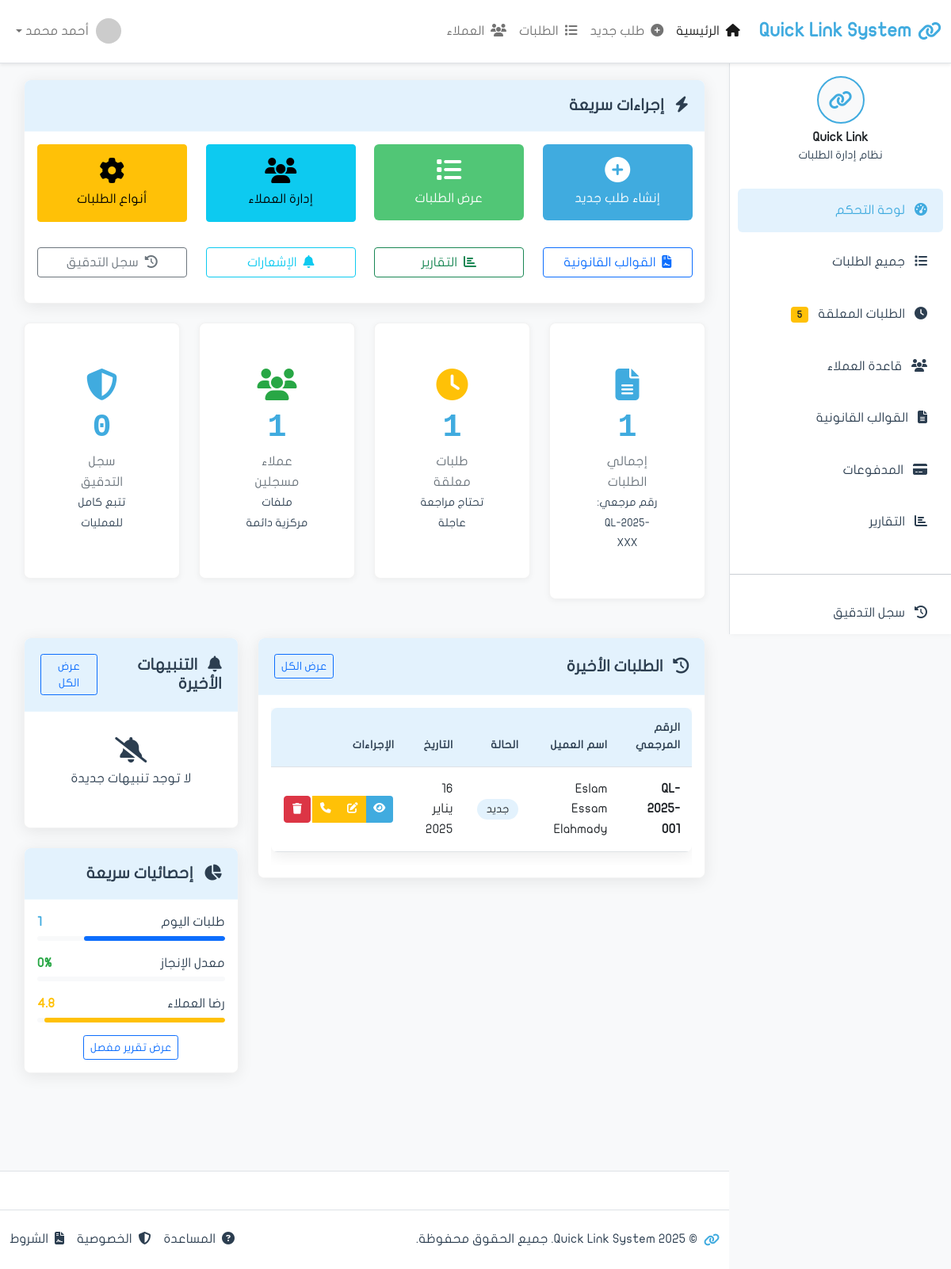
The app's page /, older data.
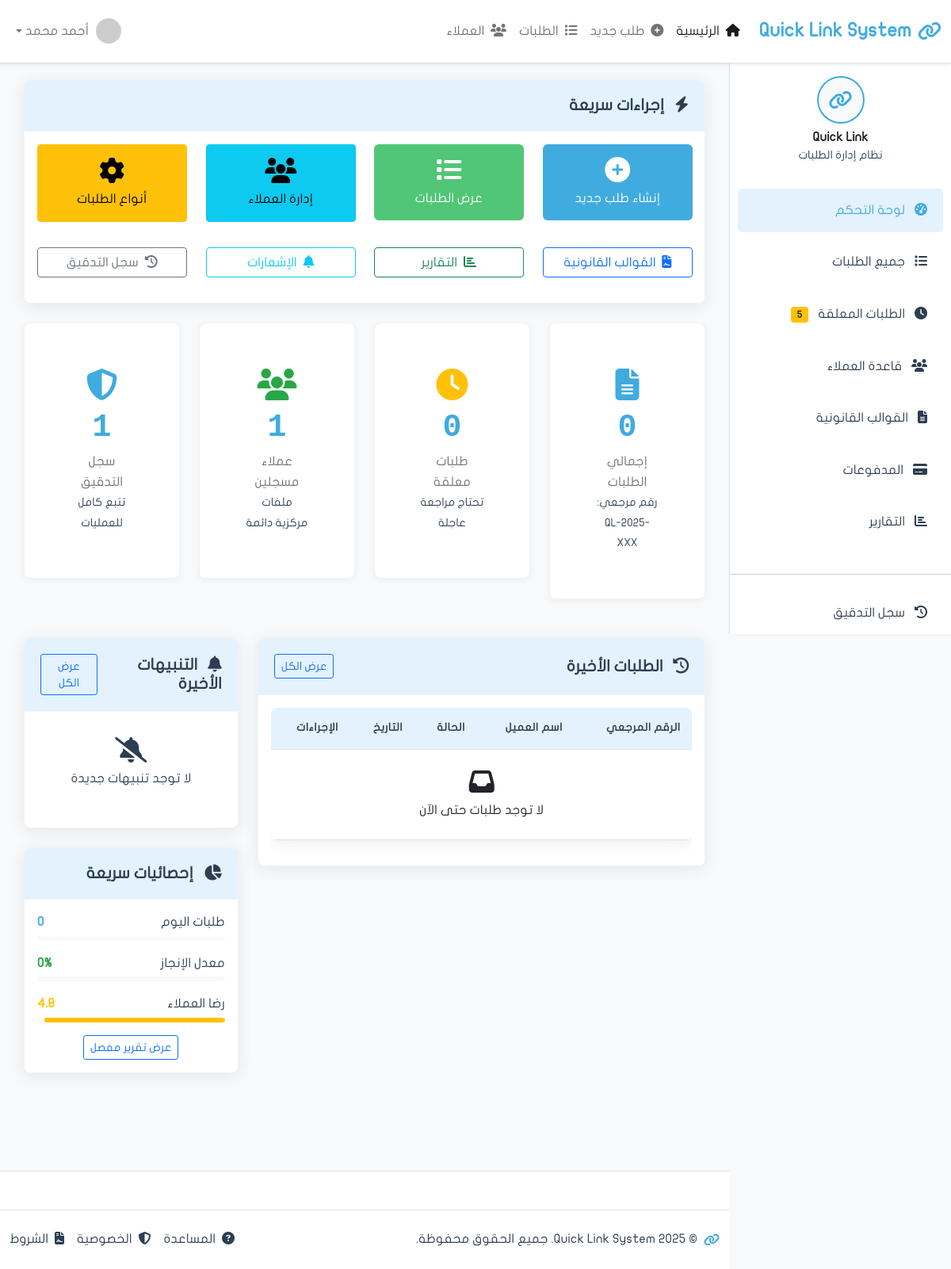
The same page, newer data.
### apps/requests/models.py (models this page shows, shortened)
class Request(models.Model):
    reference_number = models.CharField(
        'الرقم المرجعي',
        max_length=20,
        unique=True,
        editable=False
    )  # QL-2025-001
    customer = models.ForeignKey(
        'clients.Customer',
        on_delete=models.PROTECT,
        related_name='requests',
        verbose_name='العميل'
    )
    request_type = models.ForeignKey(
        'RequestType',
        on_delete=models.PROTECT,
        related_name='requests',
        verbose_name='نوع الطلب',
        null=True,  # للتوافق مع البيانات القديمة
        blank=True
    )
    request_type_legacy = models.CharField(
        'نوع الطلب (قديم)',
        max_length=100,
        blank=True,
        null=True
    )
    status = models.CharField(
        'الحالة',
        max_length=20,
        choices=RequestStatus.choices,
        default=RequestStatus.NEW
    )
    priority = models.CharField('الأولوية', max_length=20, choices=[
        ('low', 'منخفضة'),
        ('medium', 'متوسطة'),
        ('high', 'عالية'),
        ('urgent', 'عاجلة'),
    ], default='medium')
    template = models.ForeignKey(
        'Template',
        on_delete=models.PROTECT,
        related_name='requests',
        verbose_name='القالب القانوني',
        null=True,
        blank=True
    )
    needs_approval = models.BooleanField('يحتاج موافقة', default=True)
    approved_by = models.ForeignKey(
        'auth.User',
        on_delete=models.SET_NULL,
        null=True,
        blank=True,
        related_name='approved_requests',
        verbose_name='تمت الموافقة من'
    )
    approved_at = models.DateTimeField('تاريخ الموافقة', null=True, blank=True)
    rejected_by = models.ForeignKey(
        'auth.User',
        on_delete=models.SET_NULL,
        null=True,
        blank=True,
        related_name='rejected_requests',
        verbose_name='تم الرفض من'
    )
    rejected_at = models.DateTimeField('تاريخ الرفض', null=True, blank=True)
    rejection_reason = models.TextField('سبب الرفض', blank=True)
    submission_date = models.DateField('تاريخ التقديم', null=True, blank=True)
    due_date = models.DateField('تاريخ الاستحقاق', null=True, blank=True)
    completion_date = models.DateTimeField('تاريخ الإكمال', null=True, blank=True)
    total_amount = models.DecimalField('المبلغ الإجمالي', max_digits=10, decimal_places=2, default=0)
    is_paid = models.BooleanField('مدفوع', default=False)
    payment_method = models.CharField('طريقة الدفع', max_length=50, blank=True)
    description = models.TextField('الوصف', blank=True)
    notes = models.TextField('ملاحظات', blank=True)
    internal_notes = models.TextField('ملاحظات داخلية', blank=True)
    checklist_completed = models.BooleanField('Checklist مكتمل', default=False)
    identity_verified = models.BooleanField('الهوية موثقة', default=False)
    template_selected = models.BooleanField('القالب محدد', default=False)
    payment_confirmed = models.BooleanField('الدفع مؤكد', default=False)
    created_at = models.DateTimeField('تاريخ الإنشاء', auto_now_add=True)
    updated_at = models.DateTimeField('آخر تحديث', auto_now=True)
    created_by = models.ForeignKey(
        'auth.User',
        on_delete=models.SET_NULL,
        null=True,
        related_name='requests_created',
        verbose_name='تم الإنشاء بواسطة'
    )
    assigned_to = models.ForeignKey(
        'auth.User',
        on_delete=models.SET_NULL,
        null=True,
        blank=True,
        related_name='assigned_requests',
        verbose_name='مسند إلى'
    )
    is_deleted = models.BooleanField('محذوف', default=False)
    deleted_at = models.DateTimeField('تاريخ الحذف', null=True, blank=True)
    deleted_by = models.ForeignKey(
        'auth.User',
        on_delete=models.SET_NULL,
        null=True,
        blank=True,
        related_name='requests_deleted',
        verbose_name='تم الحذف بواسطة'
    )
    class Meta:
        verbose_name = 'طلب'
        verbose_name_plural = 'الطلبات'
        ordering = ['-created_at']
        permissions = [
            ('approve_request', 'يمكنه الموافقة على الطلبات'),
            ('reject_request', 'يمكنه رفض الطلبات'),
            ('can_delete_request', 'يمكنه حذف الطلبات'),
            ('view_all_requests', 'يمكنه رؤية جميع الطلبات'),
        ]
        indexes = [
            models.Index(fields=['reference_number']),
            models.Index(fields=['status']),
            models.Index(fields=['created_at']),
        ]

### apps/clients/models.py (models this page shows, shortened)
class Customer(models.Model):
    full_name = models.CharField('الاسم الرباعي', max_length=200)
    full_name_english = models.CharField('الاسم بالإنجليزية', max_length=200, blank=True)
    emirates_id = models.CharField(
        'رقم الهوية',
        max_length=18,
        unique=True,
        validators=[
            RegexValidator(
                regex=r'^784-\d{4}-\d{7}-\d{1}$',
                message='رقم الهوية يجب أن يكون بصيغة: 784-XXXX-XXXXXXX-X'
            )
        ]
    )
    date_of_birth = models.DateField('تاريخ الميلاد')
    nationality = models.CharField('الجنسية', max_length=100, default='الإمارات')
    gender = models.CharField('الجنس', max_length=10, choices=[
        ('male', 'ذكر'),
        ('female', 'أنثى'),
    ])
    phone = models.CharField('رقم الجوال', max_length=20)
    email = models.EmailField('البريد الإلكتروني', blank=True)
    address = models.TextField('العنوان', blank=True)
    occupation = models.CharField('المهنة', max_length=100, blank=True)
    company_name = models.CharField('اسم الشركة', max_length=200, blank=True)
    created_at = models.DateTimeField('تاريخ الإنشاء', auto_now_add=True)
    updated_at = models.DateTimeField('آخر تحديث', auto_now=True)
    created_by = models.ForeignKey(
        'auth.User',
        on_delete=models.SET_NULL,
        null=True,
        related_name='customers_created',
        verbose_name='تم الإنشاء بواسطة'
    )
    is_active = models.BooleanField('نشط', default=True)
    is_verified = models.BooleanField('موثق', default=False)
    notes = models.TextField('ملاحظات', blank=True)
    class Meta:
        verbose_name = 'عميل'
        verbose_name_plural = 'العملاء'
        ordering = ['-created_at']
        indexes = [
            models.Index(fields=['emirates_id']),
            models.Index(fields=['full_name']),
            models.Index(fields=['phone']),
        ]

### apps/requests/views.py (the view)
# urls.py: path('', views.dashboard, name='dashboard'),
def dashboard(request):
    from django.db.models import Count, Q
    from apps.audit.models import AuditLog
    total_requests = Request.objects.filter(is_deleted=False).count()
    pending_requests = Request.objects.filter(
        status__in=['new', 'in_review', 'pending_payment'],
        is_deleted=False
    ).count()
    total_customers = Customer.objects.filter(is_active=True).count()
    audit_logs_count = AuditLog.objects.count()
    recent_requests = Request.objects.filter(
        is_deleted=False
    ).select_related('customer', 'created_by').order_by('-created_at')[:10]
    today_requests = Request.objects.filter(
        created_at__date=date.today(),
        is_deleted=False
    ).count()
    completed_requests = Request.objects.filter(status='completed', is_deleted=False).count()
    completion_rate = round((completed_requests / total_requests * 100), 1) if total_requests > 0 else 0
    from apps.notifications.models import Notification
    recent_notifications = Notification.objects.filter(
        is_read=False
    ).order_by('-created_at')[:3]
    context = {
        'page_title': 'لوحة التحكم',
        'total_requests': total_requests,
        'pending_requests': pending_requests,
        'total_customers': total_customers,
        'audit_logs_count': audit_logs_count,
        'recent_requests': recent_requests,
        'today_requests': today_requests,
        'completion_rate': completion_rate,
        'recent_notifications': recent_notifications,
    }
    return render(request, 'requests/dashboard.html', context)

### apps/requests/templates/requests/dashboard.html (shortened to what the changed rows need)
{% extends 'base.html' %}
{% load static %}
{% block content %}
    <div class="row mb-4">
        <div class="col-xl-3 col-md-6 mb-4">
            <div class="card stats-card">
                <div class="card-body text-center">
                    <i class="fas fa-file-alt icon-large text-primary"></i>
                    <div class="stats-number">{{ total_requests|default:0 }}</div>
                    <div class="stats-label">إجمالي الطلبات</div>
                    <small class="text-muted">رقم مرجعي: QL-2025-XXX</small>
                </div>
            </div>
        </div>
        <div class="col-xl-3 col-md-6 mb-4">
            <div class="card stats-card">
                <div class="card-body text-center">
                    <i class="fas fa-clock icon-large text-warning"></i>
                    <div class="stats-number">{{ pending_requests|default:0 }}</div>
                    <div class="stats-label">طلبات معلقة</div>
                    <small class="text-muted">تحتاج مراجعة عاجلة</small>
                </div>
            </div>
        </div>
        <div class="col-xl-3 col-md-6 mb-4">
            <div class="card stats-card">
                <div class="card-body text-center">
                    <i class="fas fa-shield-alt icon-large text-info"></i>
                    <div class="stats-number">{{ audit_logs_count|default:0 }}</div>
                    <div class="stats-label">سجل التدقيق</div>
                    <small class="text-muted">تتبع كامل للعمليات</small>
                </div>
            </div>
        </div>
    </div>
    <div class="row">
        <div class="col-lg-8 mb-4">
            <div class="card shadow-custom">
                <div class="card-body">
                    <div class="table-responsive">
                        <table class="table table-hover">
                            <thead>
                                <tr>
                                    <th>الرقم المرجعي</th>
                                    <th>اسم العميل</th>
                                    <th>الحالة</th>
                                    <th>التاريخ</th>
                                    <th>الإجراءات</th>
                                </tr>
                            </thead>
                            <tbody>
                                {% if recent_requests %}
                                    {% for req in recent_requests %}
                                    <tr>
                                        <td><strong>{{ req.reference_number }}</strong></td>
                                        <td>{{ req.customer.full_name }}</td>
                                        <td>
                                            <span class="status-badge
                                                {% if req.status == 'new' %}status-new
                                                {% elif req.status == 'in_review' %}status-inprogress
                                                {% elif req.status == 'completed' or req.status == 'paid' %}status-completed
                                                {% else %}status-cancelled{% endif %}">
                                                {{ req.get_status_display }}
                                            </span>
                                        </td>
                                        <td>{{ req.created_at|date:"d يناير Y" }}</td>
                                        <td>
                                            <div class="btn-group" role="group">
                                                <a href="{% url 'requests:detail' req.id %}" class="btn btn-action btn-view" title="عرض التفاصيل">
                                                    <i class="fas fa-eye"></i>
                                                </a>
                                                {% if req.status == 'new' or req.status == 'in_review' %}
                                                    <a href="{% url 'requests:edit' req.id %}" class="btn btn-action btn-edit" title="تعديل">
                                                        <i class="fas fa-edit"></i>
                                                    </a>
                                                {% endif %}
                                                <a href="{% url 'chat:room' %}?customer_id={{ req.customer.id }}" class="btn btn-action btn-warning" title="اتصال عبر WhatsApp">
                                                    <i class="fas fa-phone"></i>
                                                </a>
                                                {% if req.status == 'new' or req.status == 'in_review' or req.status == 'cancelled' %}
                                                    <form method="post" action="{% url 'requests:delete' req.id %}" style="display: inline;">
                                                        <button type="submit" class="btn btn-action btn-danger" title="حذف">
                                                            <i class="fas fa-trash"></i>
                                                        </button>
                                                    </form>
                                                {% endif %}
                                            </div>
                                        </td>
                                    </tr>
                                    {% endfor %}
                                {% else %}
                                    <tr>
                                        <td colspan="5" class="text-center text-muted py-4">
                                            <i class="fas fa-inbox fa-2x mb-2 d-block"></i>
                                            لا توجد طلبات حتى الآن
                                        </td>
                                    </tr>
                                {% endif %}
                            </tbody>
                        </table>
                    </div>
                </div>
            </div>
        </div>
        <div class="col-lg-4 mb-4">
            <div class="card shadow-custom">
                <div class="card-body">
                    <div class="mb-3">
                        <div class="d-flex justify-content-between">
                            <span>طلبات اليوم</span>
                            <strong class="text-primary">{{ today_requests|default:0 }}</strong>
                        </div>
                        <div class="progress mt-1" style="height: 6px;">
                            <div class="progress-bar bg-primary" style="width: {% if today_requests > 0 %}75{% else %}0{% endif %}%"></div>
                        </div>
                    </div>
                </div>
            </div>
        </div>
    </div>
{% endblock content %}

Row changes from the older to the newer data that the page shows:
no longer on this page (row edited): Request: reference_number "QL-2025-001", customer.full_name "Eslam Essam Elahmady", status "جديد", created_at "16 يناير 2025"
Text that changed along with them:
{{ total_requests|default:0 }}: "1" → "0"
{{ pending_requests|default:0 }}: "1" → "0"
{{ audit_logs_count|default:0 }}: "0" → "1"
{{ today_requests|default:0 }}: "1" → "0"
text now shown: "لا توجد طلبات حتى الآن"
